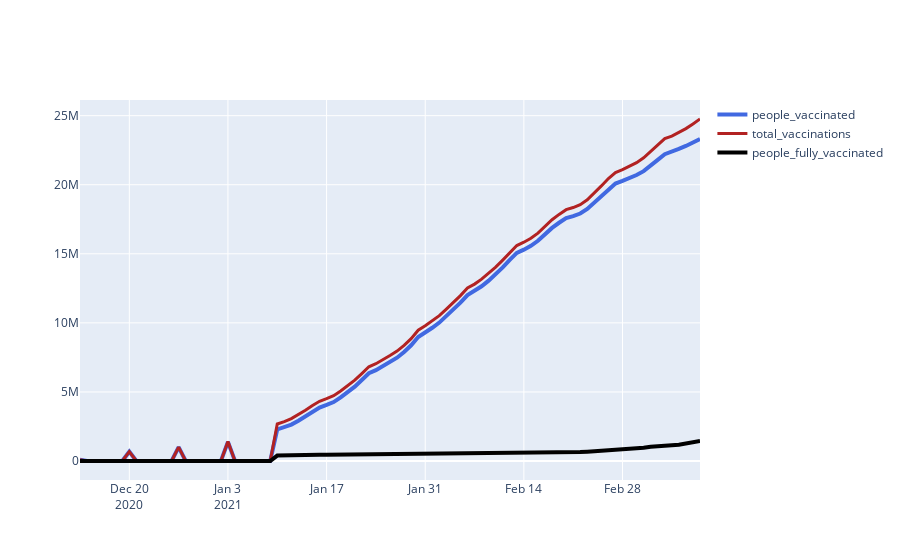

Notebook code cell kept with this figure:
### Markdown cell above
# United Kingdom top 10 days graph

### Code cell
df_uk = pd.DataFrame()
df_uk[["country", "date", "total_vaccinations", "people_vaccinated", "people_fully_vaccinated"]]=df[
    ["country", "date", "total_vaccinations", "people_vaccinated", "people_fully_vaccinated"]]

Uk = (df_uk[df_uk["country"]== "United Kingdom"].sort_values(by ='total_vaccinations' , ascending=False)).sort_values(by = "date")

fig = go.Figure()

fig.add_trace(go.Scatter(x=Uk['date'], y=Uk['people_vaccinated'], name='people_vaccinated',
                         line=dict(color='royalblue', width=4)))
fig.add_trace(go.Scatter(x=Uk['date'], y=Uk['total_vaccinations'], name = 'total_vaccinations',
                         line=dict(color='firebrick', width=3)))
fig.add_trace(go.Scatter(x=Uk['date'], y=Uk['people_fully_vaccinated'], name = 'people_fully_vaccinated',
                         line=dict(color='black', width=4)))
